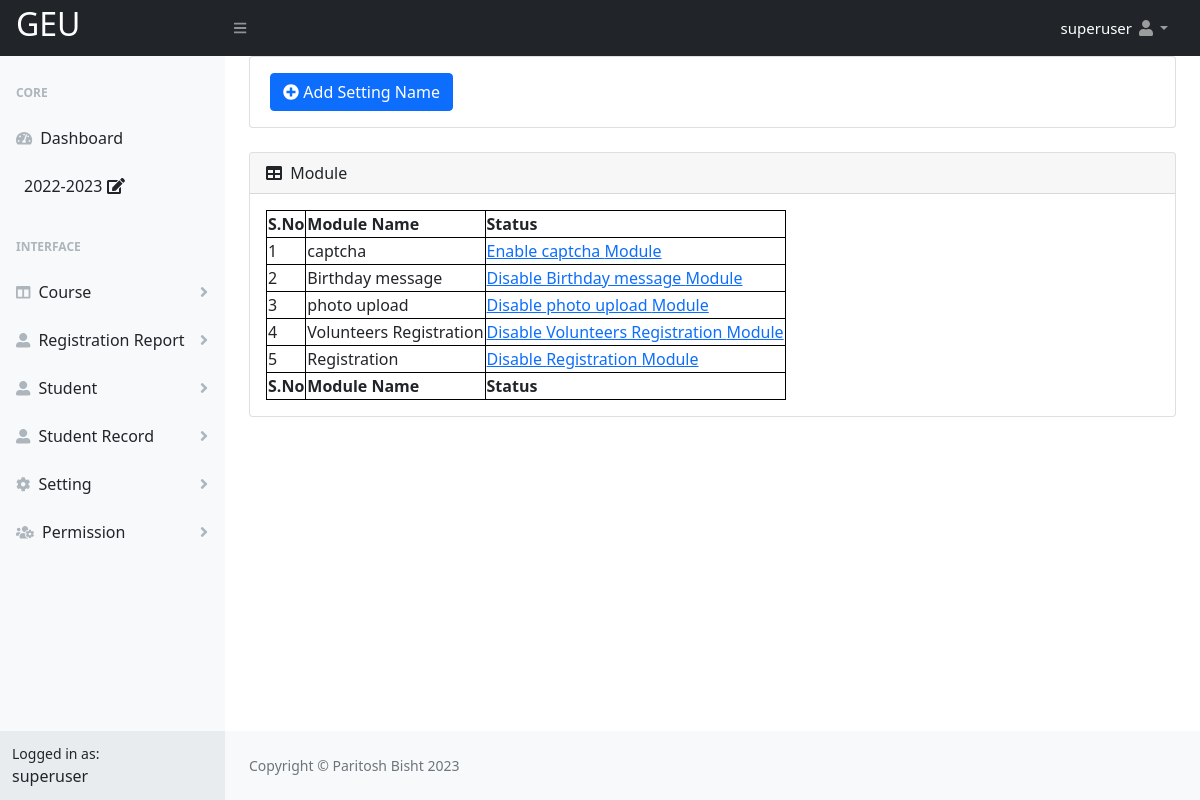
Screenshot of /Registration/admin/advance_setting.php (signed in) with the database file from the repository.
### tables this page shows
CREATE TABLE `school` (
  `school_id` int(11) NOT NULL,
  `school_name` varchar(200) NOT NULL,
  `school_code` varchar(6) NOT NULL,
  `admission_number_starting` varchar(10) NOT NULL,
  `school_srtname` varchar(50) NOT NULL,
  `school_photo` varchar(100) NOT NULL,
  `school_number` varchar(200) NOT NULL,
  `school_email` varchar(200) NOT NULL,
  `school_address` varchar(200) NOT NULL,
  `school_country` varchar(100) NOT NULL,
  `school_state` varchar(100) NOT NULL,
  `school_district` varchar(100) NOT NULL,
  `school_city` varchar(100) NOT NULL,
  `school_pincode` varchar(100) NOT NULL,
  `status` varchar(10) NOT NULL,
  `own_filled` varchar(10) NOT NULL,
  `createdby` varchar(100) NOT NULL,
  `createdtime` varchar(100) NOT NULL,
  `updateby` varchar(100) NOT NULL,
  `updatetime` varchar(100) NOT NULL,
  `disableby` varchar(100) NOT NULL,
  `disabletime` varchar(100) NOT NULL
);

CREATE TABLE `user` (
  `id` int(11) NOT NULL,
  `first_name` varchar(50) NOT NULL,
  `middle_name` varchar(50) NOT NULL,
  `last_name` varchar(50) NOT NULL,
  `login` varchar(50) NOT NULL,
  `user_id` varchar(100) NOT NULL,
  `password` varchar(255) NOT NULL,
  `hash_password` varchar(255) NOT NULL,
  `dob` varchar(30) NOT NULL,
  `number` varchar(20) NOT NULL,
  `email` varchar(50) NOT NULL,
  `photo` varchar(100) NOT NULL,
  `type` varchar(20) NOT NULL,
  `status` varchar(10) NOT NULL,
  `disablereason` varchar(300) NOT NULL,
  `activereason` varchar(300) NOT NULL,
  `pass` varchar(100) NOT NULL,
  `oldpass` varchar(100) NOT NULL,
  `session` varchar(20) NOT NULL,
  `createdby` varchar(50) NOT NULL,
  `createdtime` varchar(50) NOT NULL,
  `updateby` varchar(100) NOT NULL,
  `updatetime` varchar(100) NOT NULL,
  `disableby` varchar(50) NOT NULL,
  `disabletime` varchar(50) NOT NULL,
  `password_reset_by` varchar(10) NOT NULL,
  `password_reset_time` varchar(30) NOT NULL,
  `forget_password_time` varchar(100) NOT NULL,
  `change_pass_time` varchar(100) NOT NULL,
  `wrong_pass_count` int(10) NOT NULL,
  `wrong_pass_time` varchar(30) NOT NULL,
  `wrong_pass_reset_type` varchar(20) NOT NULL,
  `current_session` varchar(20) NOT NULL,
  `statusactivereason` varchar(100) NOT NULL,
  `statusactiveby` varchar(20) NOT NULL,
  `statusactivetime` varchar(30) NOT NULL,
  `usercourse_id` varchar(20) NOT NULL,
  `usersection` varchar(20) NOT NULL,
  `usersemester` varchar(20) NOT NULL
);

CREATE TABLE `menu` (
  `menu_id` int(20) NOT NULL,
  `menu_name` varchar(30) NOT NULL,
  `menu_icon` varchar(30) NOT NULL,
  `menu_order` varchar(10) NOT NULL,
  `status` varchar(10) NOT NULL,
  `disablereason` varchar(100) NOT NULL,
  `activereason` varchar(100) NOT NULL,
  `createdby` varchar(30) NOT NULL,
  `createdtime` varchar(30) NOT NULL,
  `updateby` varchar(30) NOT NULL,
  `updatetime` varchar(30) NOT NULL,
  `disableby` varchar(30) NOT NULL,
  `disabletime` varchar(30) NOT NULL
);

CREATE TABLE `advancesetting` (
  `popupid` int(11) NOT NULL,
  `popupname` varchar(100) NOT NULL,
  `popupstatus` varchar(10) NOT NULL,
  `popup_status` varchar(10) NOT NULL,
  `popupcreated` varchar(10) NOT NULL,
  `popupcreateddatetime` varchar(30) NOT NULL,
  `popupupdateby` varchar(10) NOT NULL,
  `popupupdatedatetime` varchar(30) NOT NULL,
  `popdisableby` varchar(10) NOT NULL,
  `popdisabletime` varchar(30) NOT NULL
);

### Registration/admin/advance_setting.php (the view, shortened to what this page needs)
<?php
include("include/header.php");
?>
	<?php
extract($_POST);
extract($_GET);
?>
  <div id="layoutSidenav_content">
                <main>
                    <div class="container-fluid px-4">
                        <div class="card mb-4">
                            <div class="card-body">
                                &nbsp;<button type="button" class="btn btn-primary" data-bs-toggle="modal" data-bs-target="#addadvancesetting"> <span class="fas fa-plus-circle"></span> Add Setting Name</button>
                            </div>
                        </div>
                        <div class="card mb-4">
                            <div class="card-header">
                                <i class="fas fa-table me-1"></i>
                                Module
                            </div>
                            <div class="card-body">
                                <table id="datatablesSimple">
                                    <thead>
                                        <tr>
                                            <th>S.No</th>
                                            <th>Module Name</th>
                                            <th>Status</th>
                                        </tr>
                                    </thead>
                                    <tfoot>
                                        <tr>
                                            <th>S.No</th>
                                            <th>Module Name</th>
                                            <th>Status</th>
                                        </tr>
                                    </tfoot>
                                    <tbody>
                                        <?php
                                        $count = 0;
                                        $sql=mysqli_query($con,"SELECT * FROM `advancesetting` WHERE `popup_status`='Active'");
                                        while($result=mysqli_fetch_assoc($sql))
    {
        $count+=1;
$modulename=$result['popupname'];
                                        ?>
                                        <tr>
                                            <td><?php echo $count; ?></td>
                                            <td><?php echo $result['popupname']; ?></td>
                                              <td>
                                                <?php if($result['popupstatus']=="Active") {?>
                                                    <a href="advance_setting.php?popupid=<?php echo $result['popupid'];?>&action=Disable" onclick="return confirm('Do you really want to Disable <?php echo $modulename ?> Module?');">Disable <?php echo $modulename ?> Module</a>
                                                <?php } else { ?>
                                                    <a href="advance_setting.php?popupid=<?php echo $result['popupid'];?>&action=Enable" onclick="return confirm('Do you really want to  Enable <?php echo $modulename ?> Module?');">Enable <?php echo $modulename ?> Module</a>
                                                    <?php } ?></td>
                                        </tr>
                                        <?php
                                    }
                                        ?>
                                    </tbody>
                                </table>
                            </div>
                        </div>
                    </div>
                </main>
<?php
include("include/footer.php");
?>

### Registration/admin/include/header.php (shortened to what this page needs)
<?php
    include("config.php");
 ?>
 <?php
extract($_POST);
?>
<!DOCTYPE html>
<html lang="en">
    <head>
        <link href="https://cdn.jsdelivr.net/npm/simple-datatables@latest/dist/style.css" rel="stylesheet" />
        <link href="css/styles.css" rel="stylesheet" />
         <link href=" https://cdnjs.cloudflare.com/ajax/libs/twitter-bootstrap/5.0.1/css/bootstrap.min.css" rel="stylesheet" />
         <link rel="stylesheet" href="https://cdn.datatables.net/1.10.19/css/jquery.dataTables.min.css">
         <link href=" https://cdn.datatables.net/buttons/2.2.2/css/buttons.dataTables.min.css" rel="stylesheet" />
          <link href="https://cdn.datatables.net/1.11.4/css/dataTables.bootstrap5.min.css" rel="stylesheet" />
    </head>
    <body class="sb-nav-fixed"  oncontextmenu="return false">
       <nav class="sb-topnav navbar navbar-expand navbar-dark bg-dark">
            <a class="navbar-brand ps-3" href="dashboard.php"><?php
$schol=mysqli_query($con,"SELECT * FROM `school` WHERE `status` = \"Active\"");
$res1=mysqli_fetch_assoc($schol); ?>
<h2 style="text-transform:uppercase;"><?php
echo $school_short_name_record = $res1['school_srtname'];
?></h2></a>
            <button class="btn btn-link btn-sm order-1 order-lg-0 me-4 me-lg-0" id="sidebarToggle" href="#!"><i class="fas fa-bars"></i></button>
            <ul class="navbar-nav ms-auto ms-md-0 me-3 me-lg-4">
                   <?php
$loginsession = $_SESSION["alogin"];
$q=mysqli_query($con,"SELECT * FROM `user` WHERE `login` ='$loginsession'  and `status` = \"Active\"");
$res=mysqli_fetch_assoc($q);
$login_user_type = $res['type'];
$log = $res['id'];
$useractivesessionquery=mysqli_query($con,"SELECT * FROM `user` WHERE `id` ='$log'");
$resuseractivesessionquery=mysqli_fetch_assoc($useractivesessionquery);
$activesession_record=$resuseractivesessionquery['current_session'];
                    ?>
                <li class="nav-item dropdown">
                    <a class="nav-link dropdown-toggle" id="navbarDropdown" href="#" role="button" data-bs-toggle="dropdown" aria-expanded="false"><span style=" font-size:15px; color: white;" aria-expanded="false">  <?php echo $res['first_name'] ." ".$res['middle_name']  ." ". $res['last_name']; ?></span> <i class="fas fa-user fa-fw"></i></a>
                </li>
            </ul>
        </nav>
        <div id="layoutSidenav">
            <div id="layoutSidenav_nav">
                <nav class="sb-sidenav accordion sb-sidenav-light" id="sidenavAccordion">
                    <div class="sb-sidenav-menu">
                        <div class="nav">
                            <div class="sb-sidenav-menu-heading">Core</div>
                            <a class="nav-link" href="dashboard.php">
                                <div class="sb-nav-link-icon"><i class="fas fa-tachometer-alt"></i></div>
                                Dashboard
                            </a>
                            <?php if ($login_user_type=="superuser" || $login_user_type=="admin") { ?>
                              <a class="nav-link" href=""  data-bs-toggle="modal" data-bs-target="#sessionmodal" >
                                <?php echo $activesession_record;?>&nbsp;<i class="fas fa-edit"></i>
                            </a>
                             <?php } ?>
                             <div class="sb-sidenav-menu-heading">Interface</div>
<?php
       $menulistqry="SELECT * FROM `menu` WHERE `status`='Active' ORDER BY `menu`.`menu_order` ASC";
       $menulistres=mysqli_query($con,$menulistqry);
       while($menulistdata=mysqli_fetch_assoc($menulistres))
        {
$rmenu_id=$menulistdata['menu_id'];
$menuaccessqry="SELECT * from `modulepermission` WHERE modulepermission.`modulemenu_id`='$rmenu_id' AND modulepermission.`modulepermission`='Yes' AND modulepermission.`moduleuser_id`='$log'";
$menuaccessres=mysqli_query($con,$menuaccessqry);
$menuaccessrow=mysqli_num_rows($menuaccessres);
if($menuaccessrow>0)
         {
          ?>
                            <a class="nav-link collapsed" href="#" data-bs-toggle="collapse" data-bs-target="#collapse<?php echo $menulistdata['menu_id'];?>" aria-expanded="false" aria-controls="collapse<?php echo $menulistdata['menu_id'];?>">
                                <div class="sb-nav-link-icon"><i class="<?php echo $menulistdata['menu_icon'];?>"></i></div>
                                <?php echo $menulistdata['menu_name'];?>
                                <div class="sb-sidenav-collapse-arrow"><i class="fas fa-angle-down"></i></div>
                            </a>
                           <?php } } ?>
                             </div>
                    </div>
                    <div class="sb-sidenav-footer">
                        <div class="small">Logged in as:</div>
                        <?php echo $res['login']; ?>
                    </div>
                </nav>
            </div>

### Registration/admin/include/footer.php (style rules this page uses)
table, th, td { border: .1px solid black; border-collapse: collapse; }

### rows the page displays
school: school_srtname "GEU"
user: first_name "superuser", current_session "2022-2023", login "superuser"
menu: menu_name "Course"
menu: menu_name "Registration Report"
menu: menu_name "Student"
menu: menu_name "Student Record"
menu: menu_name "Setting"
menu: menu_name "Permission"
advancesetting: popupname "captcha"
advancesetting: popupname "Birthday message"
advancesetting: popupname "photo upload"
advancesetting: popupname "Volunteers Registration"
advancesetting: popupname "Registration"
